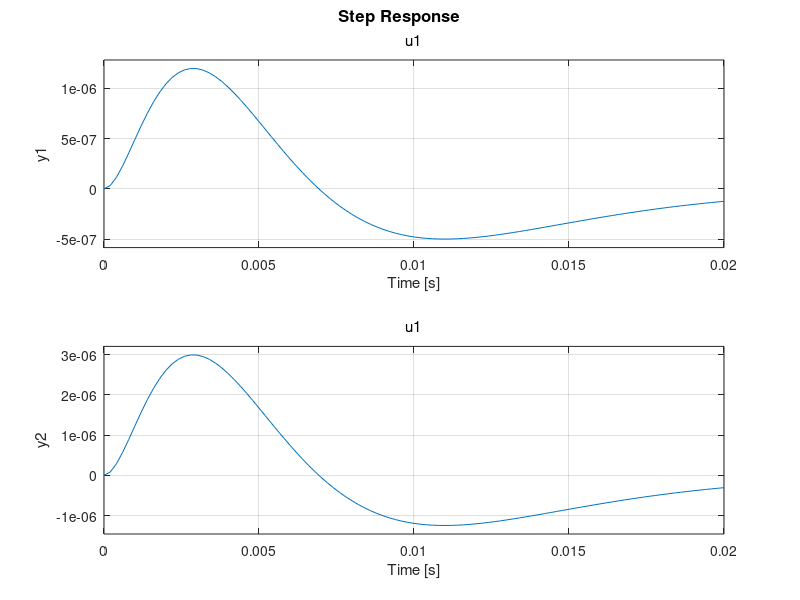

Reproduce this figure in MATLAB. (Note: this script raises an error after producing the figure.)
close all; clear; clc;

%% User Inputs
IC = [0; 0; deg2rad(180); 0];

%% System Definition
m = 0.2;%0.35;
M = 0.5;%2.2;
L = 0.3;%1.3;
b = 0.1;%0.25;
g = 9.8;
I = (1./3).*m.*L.*L;

%% NonLinear EOM Simulation - Newtonian Dynamics Model

%% Linear EOM Simulation - Newtonian Dynamics Model
denom = (I.*(M+m)) + (M.*m.*(L.^2));
A11 = 1;
A22 = (-1.*(I+(m.*(L.^2))).*b)./denom;
A23 = ((m.^2).*g.*(L.^2))./denom;
A34 = 1;
A42 = -1.*(m.*L.*b)./denom;
A43 = (m.*g.*L.*(M+m))./denom;
A = zeros(4);
A(1,2) = A11;
A(2,2) = A22;
A(2,3) = A23;
A(3,4) = A34;
A(4,2) = A42;
A(4,3) = A43;

% B Matrix
B21 = (I+(m.*(L.^2)))./denom;
B41 = (m.*L)/denom;
B = zeros(4,1);
B(2,1) = B21;
B(4,1) = B41;

% C Matrix
C = zeros(2, 4);
C(1,1) = 1;
C(2,3) = 1;

% D Matrix
D = zeros(2,1);

% Create a Matlab State Space Model
linSys = ss(A,B,C,D);

%% Break Linear Assumption
% Show IC's vs Time where linear assumptions break

%% Stability -> HW 4 type of analysis
[eigVectors, eigValues] = eig(A);
isLinSysStable = isstable(linSys);

%% Controlability -> HW 5 type of analysis
P = [B, A*B, A*A*B, A*A*A*B];
rankOfP = rank(P);

%% Observability -> HW 5 type of analysis
Q = [C;...
    C*A;...
    C*A*A;...
    C*A*A*A];
rankOfQ = rank(Q);

% %% Initial Condition Response
% [yIc,tIc] = initial(linSys, IC);
% figure()
% plot(tIc, yIc);
% grid on
% xlabel('Time [sec]')
% ylabel('Initial Condition Response')
% 
% %% Step Response
% [yStep,tStep] = step(linSys);
% %stepInfo = stepinfo(linSys); -> only works for stable system needs to
% %reach steady state
% figure()
% plot(tStep, yStep);
% grid on
% xlabel('Time [sec]')
% ylabel('Step Response')
% 
% %% Impulse Response
% [yImpulse, tImpulse] = impulse(linSys);
% figure()
% plot(tImpulse, yImpulse);
% grid on
% xlabel('Time [sec]')
% ylabel('Impulse Response')
% 
% %% General Response
% tGeneralResponse = 0:1E-3:10;
% omega = 2*pi;
% uGeneralResponse = sin(omega*tGeneralResponse);
% yGeneralResponse = lsim(linSys, uGeneralResponse, tGeneralResponse);
% figure()
% plot(tGeneralResponse, yGeneralResponse);
% grid on
% xlabel('Time [sec]')
% ylabel('General Response')

%% Pole Placement
% Source: https://www.mathworks.com/help/control/ref/place.html
linSysPole = pole(linSys);
wn = 1;
eqn = [1, 2.1, 3.4, 2.7.*wn, wn.^2];
%p = roots(eqn)
%p = [-3; -4; -5; -6];
p = 100.*[-3; -4; -5; -6];
%p = [-0.2; -0.21; -0.22; -0.23];
[K, prec] = place(A,B,p);
closeLoopA = A - (B*K);
closeLoopSys = ss(closeLoopA, B, C, D);

figure(1);
hold on
%step(linSys)
step(closeLoopSys)
grid on

stepinfo(closeLoopSys)


%% PID Controller
%C = pidtune(sys,'PID');

%% LQR Controller

%% System Response

% y = lsim(sys,u,t,IC)
% https://www.mathworks.com/help/control/ref/dynamicsystem.lsim.html
